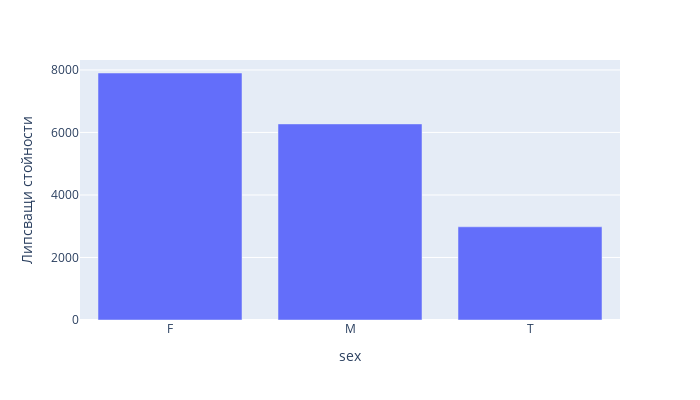
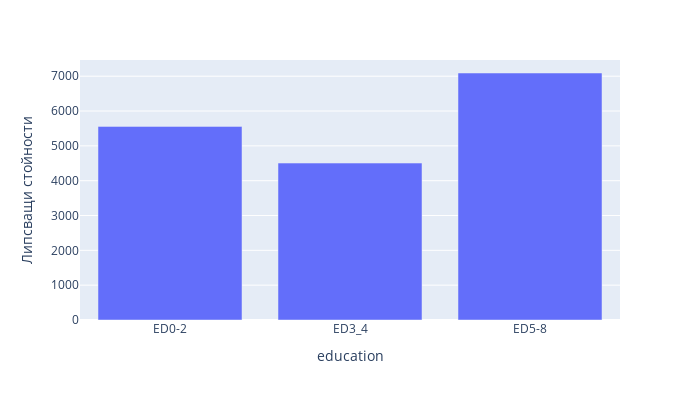
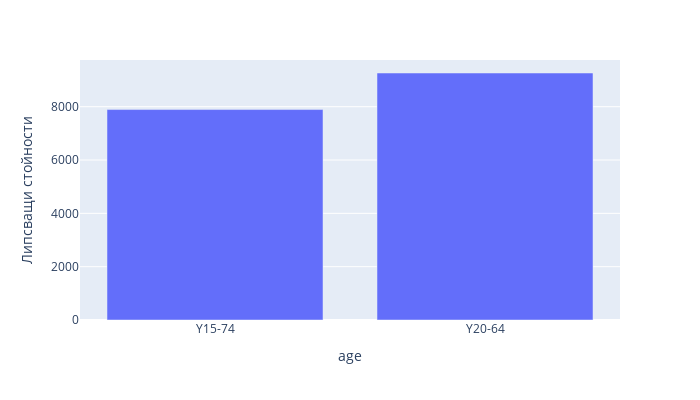
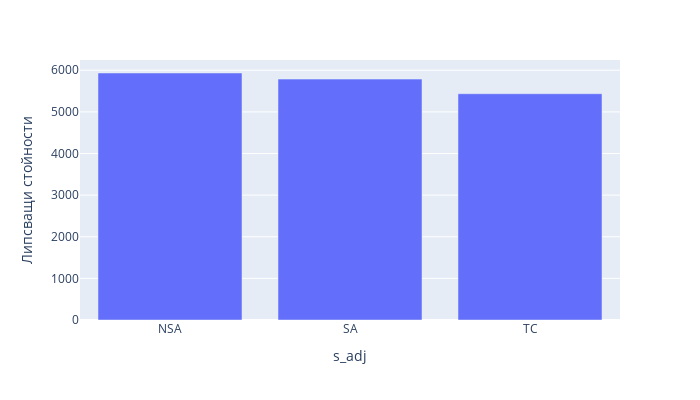

These figures' notebook cell, in order:
### Code cell
missing_model_check(unemployment_all)

### Figure 1 — Plotly figure (JSON) as saved in the notebook; plotly's stock layout.template omitted (floating-point values rounded to 4 significant figures)
{"data": [{"alignmentgroup": "True", "hovertemplate": "sex=%{x}<br>Липсващи стойности=%{y}<extra></extra>", "legendgroup": "", "marker": {"color": "#636efa", "pattern": {"shape": ""}}, "name": "", "offsetgroup": "", "orientation": "v", "showlegend": false, "textposition": "auto", "type": "bar", "x": ["F", "M", "T"], "xaxis": "x", "y": [7902, 6273, 2982], "yaxis": "y"}], "layout": {"barmode": "relative", "height": 400, "legend": {"tracegroupgap": 0}, "margin": {"t": 60}, "width": 700, "xaxis": {"anchor": "y", "autorange": true, "domain": [0, 1], "range": [-0.5, 2.5], "title": {"text": "sex"}, "type": "category"}, "yaxis": {"anchor": "x", "autorange": true, "domain": [0, 1], "range": [0, 8318.0], "title": {"text": "Липсващи стойности"}, "type": "linear"}}}

### Figure 2 — Plotly figure (JSON) as saved in the notebook; plotly's stock layout.template omitted (floating-point values rounded to 4 significant figures)
{"data": [{"alignmentgroup": "True", "hovertemplate": "education=%{x}<br>Липсващи стойности=%{y}<extra></extra>", "legendgroup": "", "marker": {"color": "#636efa", "pattern": {"shape": ""}}, "name": "", "offsetgroup": "", "orientation": "v", "showlegend": false, "textposition": "auto", "type": "bar", "x": ["ED0-2", "ED3_4", "ED5-8"], "xaxis": "x", "y": [5559, 4506, 7092], "yaxis": "y"}], "layout": {"barmode": "relative", "height": 400, "legend": {"tracegroupgap": 0}, "margin": {"t": 60}, "width": 700, "xaxis": {"anchor": "y", "autorange": true, "domain": [0, 1], "range": [-0.5, 2.5], "title": {"text": "education"}, "type": "category"}, "yaxis": {"anchor": "x", "autorange": true, "domain": [0, 1], "range": [0, 7465.0], "title": {"text": "Липсващи стойности"}, "type": "linear"}}}

### Figure 3 — Plotly figure (JSON) as saved in the notebook; plotly's stock layout.template omitted (floating-point values rounded to 4 significant figures)
{"data": [{"alignmentgroup": "True", "hovertemplate": "age=%{x}<br>Липсващи стойности=%{y}<extra></extra>", "legendgroup": "", "marker": {"color": "#636efa", "pattern": {"shape": ""}}, "name": "", "offsetgroup": "", "orientation": "v", "showlegend": false, "textposition": "auto", "type": "bar", "x": ["Y15-74", "Y20-64"], "xaxis": "x", "y": [7893, 9264], "yaxis": "y"}], "layout": {"barmode": "relative", "height": 400, "legend": {"tracegroupgap": 0}, "margin": {"t": 60}, "width": 700, "xaxis": {"anchor": "y", "autorange": true, "domain": [0, 1], "range": [-0.5, 1.5], "title": {"text": "age"}, "type": "category"}, "yaxis": {"anchor": "x", "autorange": true, "domain": [0, 1], "range": [0, 9752.0], "title": {"text": "Липсващи стойности"}, "type": "linear"}}}

### Figure 4 — Plotly figure (JSON) as saved in the notebook; plotly's stock layout.template omitted (floating-point values rounded to 4 significant figures)
{"data": [{"alignmentgroup": "True", "hovertemplate": "s_adj=%{x}<br>Липсващи стойности=%{y}<extra></extra>", "legendgroup": "", "marker": {"color": "#636efa", "pattern": {"shape": ""}}, "name": "", "offsetgroup": "", "orientation": "v", "showlegend": false, "textposition": "auto", "type": "bar", "x": ["NSA", "SA", "TC"], "xaxis": "x", "y": [5934, 5787, 5436], "yaxis": "y"}], "layout": {"barmode": "relative", "height": 400, "legend": {"tracegroupgap": 0}, "margin": {"t": 60}, "width": 700, "xaxis": {"anchor": "y", "autorange": true, "domain": [0, 1], "range": [-0.5, 2.5], "title": {"text": "s_adj"}, "type": "category"}, "yaxis": {"anchor": "x", "autorange": true, "domain": [0, 1], "range": [0, 6246.0], "title": {"text": "Липсващи стойности"}, "type": "linear"}}}
